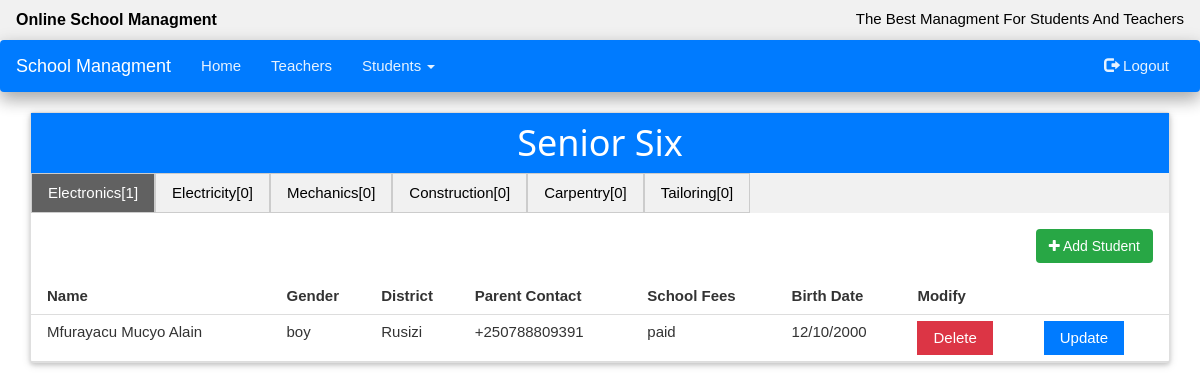
The app's page /senior6.php (signed in) with its own data.
### tables this page shows
CREATE TABLE `cel` (
  `id` int(100) NOT NULL,
  `name` varchar(100) NOT NULL,
  `sex` varchar(100) NOT NULL,
  `district` varchar(100) NOT NULL,
  `contact` varchar(100) NOT NULL,
  `fees` varchar(100) NOT NULL,
  `bdate` varchar(100) NOT NULL
);

### senior6.php (the view, shortened to what this page needs)
<?php
 include 'conn.php';
	$cel=$conn->query("SELECT * FROM cel");
	$elec=$conn->query("SELECT * FROM elec");
	$mge=$conn->query("SELECT * FROM mge");
	$cons=$conn->query("SELECT * FROM cons");
	$cap=$conn->query("SELECT * FROM cap");
	$tal=$conn->query("SELECT * FROM tal");
 ?>
<!DOCTYPE html>
<html>
<head>
  <link rel="stylesheet" href="bootstrap/css/bootstrap.css">
  <link rel="stylesheet" type="text/css" href="css/w3.css">
    <link rel="stylesheet" type="text/css" href="font-awesome/css/font-awesome.min.css">
    </head>
<body>
	<?php include 'header.php'; ?>
	<div class="container">
		<div class="w3-card-2 card">
			<header class="w3-container bg-blue text-center"><h1>Senior Six</h1></header>
<ul class="w3-navbar w3-light-grey">
  <li><a class="w3-btn testbtn w3-light-grey w3-border w3-hover-grey" onclick="openCity(event, 'computer')">Electronics[<?=$cel->num_rows ?>]</a></li>
  <li><a class="w3-btn testbtn w3-light-grey w3-border w3-hover-grey" onclick="openCity(event, 'Domestic')">Electricity[<?=$elec->num_rows ?>]</a></li>
  <li><a class="w3-btn testbtn w3-light-grey w3-border w3-hover-grey" onclick="openCity(event, 'Surveying')">Mechanics[<?=$mge->num_rows ?>]</a></li>
    <li><a class="w3-btn testbtn w3-light-grey w3-border w3-hover-grey" onclick="openCity(event, 'Solar')">Construction[<?=$cons->num_rows ?>]</a></li>
  <li><a class="w3-btn testbtn w3-light-grey w3-border w3-hover-grey" onclick="openCity(event, 'Production')">Carpentry[<?=$cap->num_rows ?>]</a></li>
  <li><a class="w3-btn testbtn w3-light-grey w3-border w3-hover-grey" onclick="openCity(event, 'Masonary')">Tailoring[<?=$tal->num_rows ?>]</a></li>
</ul>
<div id="computer" class=" city w3-animate-opacity">
	<a href="add.php?class=cel&opt=senior6" class="btn bg-green pull-right w3-margin"><span class="fa fa-plus"></span> Add Student</a>
<table class="w3-table w3-bordered w3-margin-top">
	<tr>
	<th>Name</th>
	<th>Gender</th>
	<th>District</th>
	<th>Parent Contact</th>
	<th>School Fees</th>
	<th>Birth Date</th>
	<th>Modify</th>
</tr>
<?php while ($comp=$cel->fetch_assoc()) { ?>
<tr>
	<td><?=$comp['name'] ?></td>
	<td><?=$comp['sex'] ?></td>
	<td><?=$comp['district'] ?></td>
	<td><?=$comp['contact'] ?></td>
	<td><?=$comp['fees'] ?></td>
	<td><?=$comp['bdate'] ?></td>
	<td><a href="delete.php?action=delete&class=cel&id=<?=$comp['id'] ?>&opt=senior6" class="w3-btn bg-red">Delete</a></td>
	<td><a href="delete.php?action=modify&class=cel&id=<?=$comp['id'] ?>&opt=senior6" class="w3-btn bg-blue">Update</a></td>
</tr>
<?php } ?>
</table>
</div>
</div>
</div>
</body>
</html>

### css/w3.css (style rules this page uses)
html { -ms-text-size-adjust:100%;-webkit-text-size-adjust:100% }
body { margin:0 }
article,aside,details,figcaption,figure,footer,header,hgroup,main,menu,nav,section,summary { display:block }
a { -webkit-tap-highlight-color:transparent;background-color:transparent }
html,body { font-family:Verdana,sans-serif;font-size:15px;line-height:1.5 }
h1,h2,h3,h4,h5,h6,.w3-slim,.w3-wide { font-family:"Segoe UI",Arial,sans-serif }
h1 { font-size:36px }
h1,h2,h3,h4,h5,h6 { font-weight:400;margin:10px 0 }
a { color:inherit }
table { border-collapse:collapse;border-spacing:0;width:100%;display:table }
table,th,td { border:none }
.w3-bordered tr,.w3-table-all tr { border-bottom:1px solid #ddd }
.w3-table td,.w3-table th,.w3-table-all td,.w3-table-all th { padding:6px 8px;display:table-cell;text-align:left;vertical-align:top }
.w3-table th:first-child,.w3-table td:first-child,.w3-table-all th:first-child,.w3-table-all td:first-child { padding-left:16px }
.w3-btn,.w3-btn-block { border:none;display:inline-block;outline:0;padding:6px 16px;vertical-align:middle;overflow:hidden;text-decoration:none !important;color:#fff;background-color:#000;text-align:center;cursor:pointer;white-space:nowrap }
.w3-btn,.w3-btn-floating,.w3-btn-floating-large { -webkit-touch-callout:none;-webkit-user-select:none;-khtml-user-select:none;-moz-user-select:none;-ms-user-select:none;user-select:none; }
.w3-navbar { list-style-type:none;margin:0;padding:0;overflow:hidden }
.w3-navbar li { float:left }
.w3-navbar li a { display:block;padding:8px 16px }
.w3-navbar a,.w3-topnav a,.w3-sidenav a,.w3-dropnav a,.w3-dropdown-content a,.w3-accordion-content a { text-decoration:none !important }
.w3-navbar a,.w3-topnav a,.w3-sidenav a,.w3-dropnav a,.w3-pagination li a,.w3-hoverable tbody tr,.w3-btn,.w3-btn-floating,.w3-btn-floating-large,.w3-hover-opacity,.w3-hover-shadow,.w3-accordion-content a,.w3-dropdown-content a,.w3-dropdown-click:hover,.w3-dropdown-hover:hover,.w3-opennav,.w3-closenav,.w3-closebtn, .w3-hover-amber,.w3-hover-aqua,.w3-hover-blue,.w3-hover-light-blue,.w3-hover-brown,.w3-hover-cyan,.w3-hover-blue-grey,.w3-hover-green,.w3-hover-light-green,.w3-hover-indigo,.w3-hover-khaki,.w3-hover-lime,.w3-hover-orange,.w3-hover-deep-orange,.w3-hover-pink, .w3-hover-purple,.w3-hover-deep-purple,.w3-hover-red,.w3-hover-sand,.w3-hover-teal,.w3-hover-yellow,.w3-hover-white,.w3-hover-black,.w3-hover-grey,.w3-hover-light-grey,.w3-hover-dark-grey,.w3-hover-text-amber,.w3-hover-text-aqua,.w3-hover-text-blue,.w3-hover-text-light-blue, .w3-hover-text-brown,.w3-hover-text-cyan,.w3-hover-text-blue-grey,.w3-hover-text-green,.w3-hover-text-light-green,.w3-hover-text-indigo,.w3-hover-text-khaki,.w3-hover-text-lime,.w3-hover-text-orange,.w3-hover-text-deep-orange,.w3-hover-text-pink,.w3-hover-text-purple, .w3-hover-text-deep-purple,.w3-hover-text-red,.w3-hover-text-sand,.w3-hover-text-teal,.w3-hover-text-yellow,.w3-hover-text-white,.w3-hover-text-black,.w3-hover-text-grey,.w3-hover-text-light-grey,.w3-hover-text-dark-grey { -webkit-transition:all 0.3s ease;transition:all 0.3s ease }
.w3-container:after,.w3-row:after,.w3-row-padding:after,.w3-topnav:after,.w3-clear:after,.w3-btn-group:before,.w3-btn-group:after { content:"";display:table;clear:both }
.w3-border { border:1px solid #ccc !important }
.w3-margin { margin:16px !important }
.w3-margin-top { margin-top:16px !important }
.w3-container { padding:0.01em 16px }
.w3-card-2,.w3-example { box-shadow:0 2px 4px 0 rgba(0,0,0,0.16),0 2px 10px 0 rgba(0,0,0,0.12) !important }
.w3-animate-opacity { -webkit-animation:opac 4s;animation:opac 4s }
.w3-light-grey,.w3-hover-light-grey:hover { color:#000 !important;background-color:#f1f1f1 !important }
.w3-dark-grey,.w3-hover-dark-grey:hover { color:#fff !important;background-color:#616161 !important }

### records on screen
cel: name "Mfurayacu Mucyo Alain", sex "boy", district "Rusizi", contact "+250788809391", fees "paid", bdate "12/10/2000"

### other values on screen
$cel->num_rows "1"
$elec->num_rows "0"
$mge->num_rows "0"
$cons->num_rows "0"
$cap->num_rows "0"
$tal->num_rows "0"
